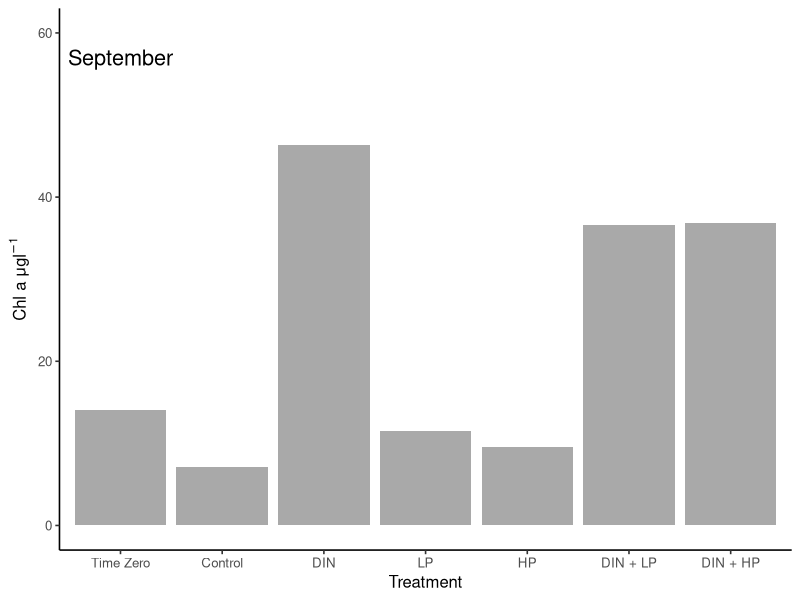
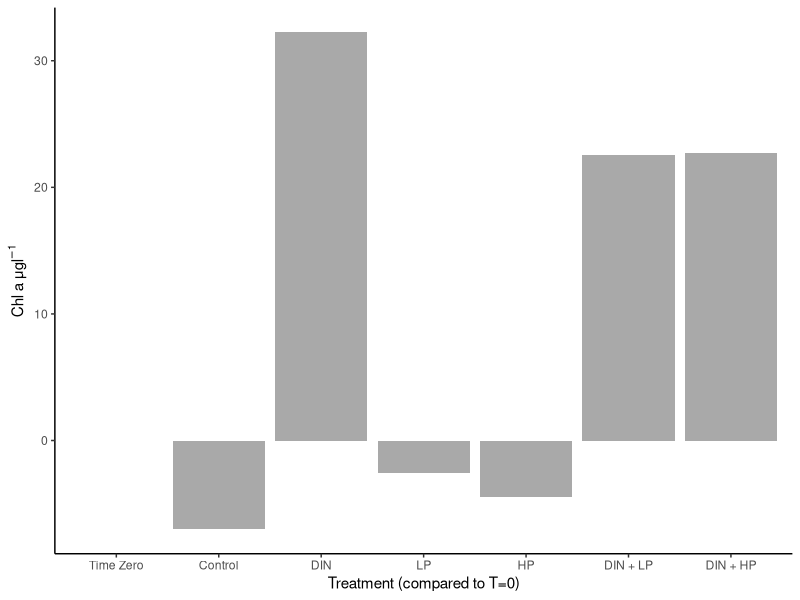
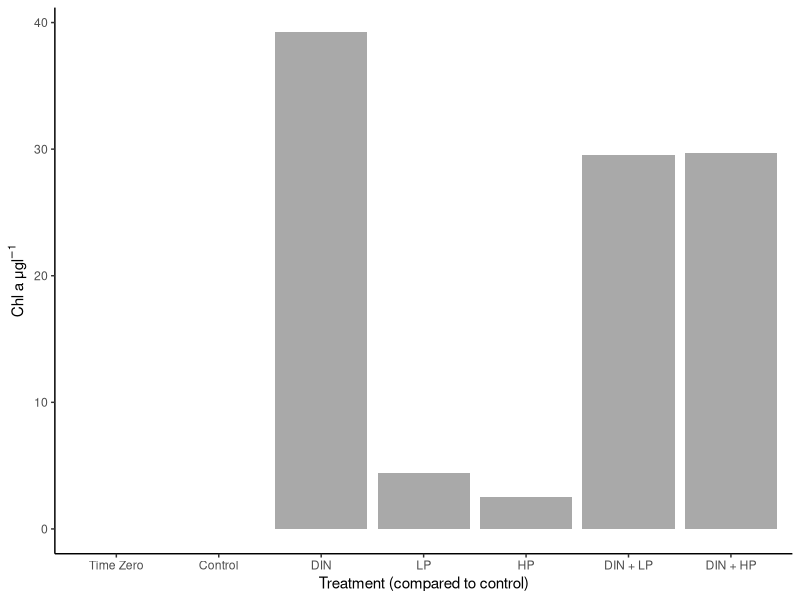
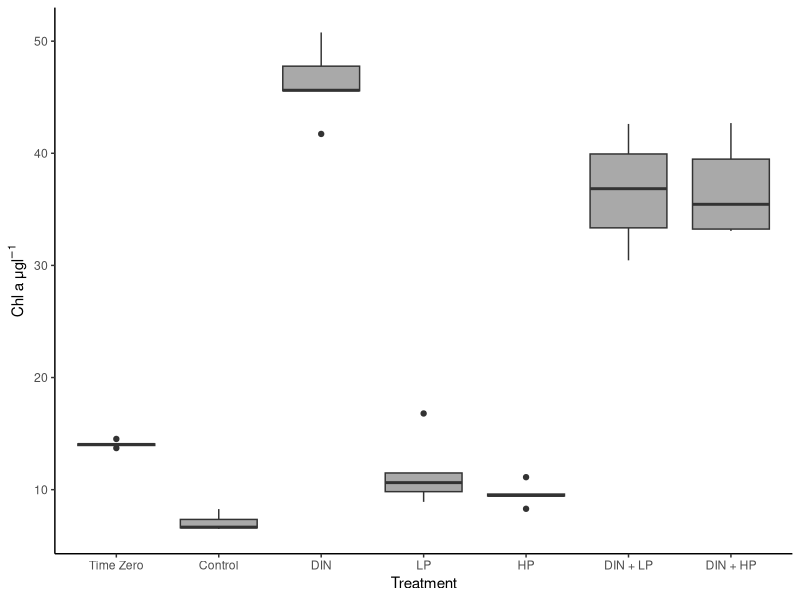

The R script that drew these images, in order:
#2023-09-26
#CDS

#practice analyzing bioassay 4

library(tidyverse)
library(dplyr)
library(lubridate)
library(readxl)
library(ggplot2)
library(car)
library(rstatix)

install.packages("ggpubr")
library(ggpubr)

#import data

bioassay_4 = read_excel("data/2023-09-03_bioassay_4.xlsx", sheet = "Chl")

summary(bioassay_4)
glimpse(bioassay_4)

#find average per treatment

bioassay_4_avg = bioassay_4 %>%
  group_by(Other) %>%
  summarise(mean_chl = mean(ALL_Chl_a))

bioassay_4_avg

#create figure - bar graph based on average per treatment 

bioassay_4_fig_1 = ggplot() +
  geom_col(aes(x = fct_relevel(Other, "T_0", "Control", "DIN", "LP", "HP", "DIN_LP", "DIN_HP"), 
               y = mean_chl),
           fill = "darkgrey",
           data = bioassay_4_avg) +
  xlab("Treatment") +
  ylab(expression(paste("Chl a \u03BCg", l^-1))) +
  scale_x_discrete(labels= c("T_0" = "Time Zero", "Control" = "Control", "DIN" = "DIN", "LP" = "LP", "HP" = "HP", "DIN_LP" = "DIN + LP", "DIN_HP" = "DIN + HP")) +
  theme_classic(base_size = 12) +
  ylim(0, 60) + 
  annotate(geom="text", x=1, y=57, label="September",
                        color="black", 
                        size = 5.5)
ggsave(bioassay_4_fig_1, filename = "figures/bioassay_4_fig_1.png",
       device = "png", height = 7, width = 11)

#anova to compare treatments

leveneTest(bioassay_4$ALL_Chl_a ~ bioassay_4$Other)

oneway.test(ALL_Chl_a ~ Other,
            data = bioassay_4,
            var.equal = FALSE)

bioassay_4_post_hoc = games_howell_test(formula = ALL_Chl_a ~ Other,
                                        data = bioassay_4, 
                                        conf.level = 0.95, 
                                        detailed = FALSE)

print(bioassay_4_post_hoc, n = 22)

#####################################################################################

#net changes

bioassay_4.2 = read_excel("data/bioassay_4.2.xlsx", sheet = 2)

bioassay_4_fig_2 = ggplot() +
  geom_col(aes(x = fct_relevel(Treatment, "T_0", "Control", "DIN", "LP", "HP", "DIN_LP", "DIN_HP"), 
               y = Chl_a_change_t0),
           fill = "darkgrey",
           data = bioassay_4.2) +
  xlab("Treatment (compared to T=0)") +
  ylab(expression(paste("Chl a \u03BCg", l^-1))) +
  scale_x_discrete(labels= c("T_0" = "Time Zero", "Control" = "Control", "DIN" = "DIN", "LP" = "LP", "HP" = "HP", "DIN_LP" = "DIN + LP", "DIN_HP" = "DIN + HP")) +
  theme_classic() 
ggsave(bioassay_4_fig_2, filename = "figures/bioassay_4_fig_2.png",
       device = "png", height = 7, width = 11)

bioassay_4_fig_3 = ggplot() +
  geom_col(aes(x = fct_relevel(Treatment, "T_0", "Control", "DIN", "LP", "HP", "DIN_LP", "DIN_HP"), 
               y = Chl_a_change_control),
           fill = "darkgrey",
           data = bioassay_4.2) +
  xlab("Treatment (compared to control)") +
  ylab(expression(paste("Chl a \u03BCg", l^-1))) +
  scale_x_discrete(labels= c("T_0" = "Time Zero", "Control" = "Control", "DIN" = "DIN", "LP" = "LP", "HP" = "HP", "DIN_LP" = "DIN + LP", "DIN_HP" = "DIN + HP")) +
  theme_classic() 
ggsave(bioassay_4_fig_3, filename = "figures/bioassay_4_fig_3.png",
       device = "png", height = 7, width = 11)

#################################################################

#boxplots

bioassay_4_fig_4 = ggplot() +
  geom_boxplot(aes(x = fct_relevel(Other, "T_0", "Control", "DIN", "LP", "HP", "DIN_LP", "DIN_HP"), 
                   y = ALL_Chl_a),
               fill = "darkgrey",
               data = bioassay_4) +
  xlab("Treatment") +
  ylab(expression(paste("Chl a \u03BCg", l^-1))) +
  scale_x_discrete(labels= c("T_0" = "Time Zero", "Control" = "Control", "DIN" = "DIN", "LP" = "LP", "HP" = "HP", "DIN_LP" = "DIN + LP", "DIN_HP" = "DIN + HP")) +
  theme_classic() 
ggsave(bioassay_4_fig_4, filename = "figures/bioassay_4_fig_4.png",
       device = "png", height = 7, width = 11)